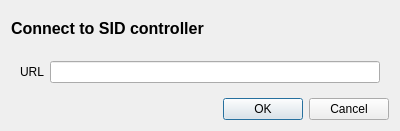
<?xml version="1.0" encoding="UTF-8"?>
<ui version="4.0">
 <class>ConnectDialog</class>
 <widget class="QDialog" name="ConnectDialog">
  <property name="geometry">
   <rect>
    <x>0</x>
    <y>0</y>
    <width>400</width>
    <height>131</height>
   </rect>
  </property>
  <property name="windowTitle">
   <string>Connect to SID</string>
  </property>
  <property name="modal">
   <bool>true</bool>
  </property>
  <layout class="QVBoxLayout" name="verticalLayout">
   <item>
    <widget class="QLabel" name="label_2">
     <property name="font">
      <font>
       <pointsize>12</pointsize>
       <weight>75</weight>
       <bold>true</bold>
      </font>
     </property>
     <property name="text">
      <string>Connect to SID controller</string>
     </property>
    </widget>
   </item>
   <item>
    <widget class="QWidget" name="widget" native="true">
     <layout class="QFormLayout" name="formLayout">
      <item row="1" column="0">
       <widget class="QLabel" name="label">
        <property name="text">
         <string>URL</string>
        </property>
       </widget>
      </item>
      <item row="1" column="1">
       <widget class="QLineEdit" name="lineUrl"/>
      </item>
     </layout>
    </widget>
   </item>
   <item>
    <widget class="QDialogButtonBox" name="buttonBox">
     <property name="orientation">
      <enum>Qt::Horizontal</enum>
     </property>
     <property name="standardButtons">
      <set>QDialogButtonBox::Cancel|QDialogButtonBox::Ok</set>
     </property>
    </widget>
   </item>
  </layout>
 </widget>
 <resources/>
 <connections>
  <connection>
   <sender>buttonBox</sender>
   <signal>accepted()</signal>
   <receiver>ConnectDialog</receiver>
   <slot>accept()</slot>
   <hints>
    <hint type="sourcelabel">
     <x>248</x>
     <y>254</y>
    </hint>
    <hint type="destinationlabel">
     <x>157</x>
     <y>274</y>
    </hint>
   </hints>
  </connection>
  <connection>
   <sender>buttonBox</sender>
   <signal>rejected()</signal>
   <receiver>ConnectDialog</receiver>
   <slot>reject()</slot>
   <hints>
    <hint type="sourcelabel">
     <x>316</x>
     <y>260</y>
    </hint>
    <hint type="destinationlabel">
     <x>286</x>
     <y>274</y>
    </hint>
   </hints>
  </connection>
 </connections>
</ui>
